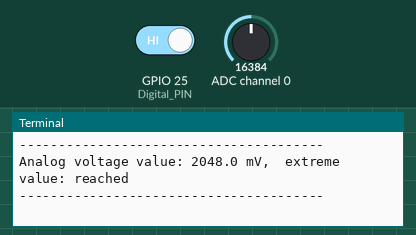
Simulated run of this program. Board: Raspberry Pi (BCM pin numbers). On the bench: the last lines printed to the terminal. The inputs (shaded band) are chosen by the test bench; at power-on: GPIO 25 (Digital_PIN) HIGH, ADC channel 0 = 16384 (analog values on the 0–32767 scale).

Above: at 1.2 s.
1.3 s: GPIO 25 (Digital_PIN) driven LOW
3.5 s: ADC channel 0 set to 22936
At 4.0 s:
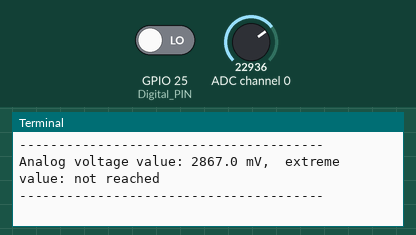
5.0 s: ADC channel 0 set to 28834
At 5.5 s:
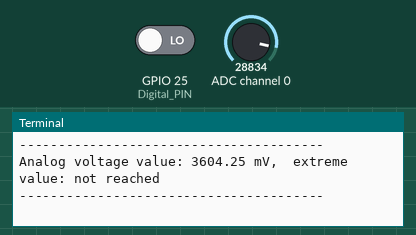
6.5 s: GPIO 25 (Digital_PIN) driven HIGH
Timing chart, 0 to 9.0 s (numbered marks = the images above; inputs shaded):
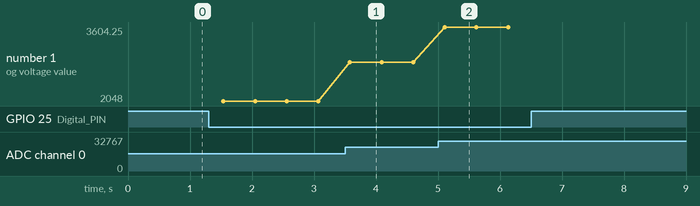

Measured:
- after the input at 3.5 s, the terminal: prints a new line after 0.08 s (image 1)
- after the input at 5.0 s, the terminal: prints a new line after 0.11 s (image 2)
- plotted number 1: 2048 → 2867 after the input at 3.5 s, 2867 → 3604.25 after the input at 5.0 s

The program:

microphone.py
```python
from Adafruit_ADS1x15 import ADS1x15

from time import sleep

import math, signal, sys, os
import RPi.GPIO as GPIO
GPIO.setmode(GPIO.BCM)
GPIO.setwarnings(False)

delayTime = 0.5

ADS1015 = 0x00
ADS1115 = 0x01

gain = 4096
# gain = 2048  # +/- 2.048V
# gain = 1024  # +/- 1.024V
# gain = 512   # +/- 0.512V
# gain = 256   # +/- 0.256V

sps = 64

adc_channel_0 = 0
adc_channel_1 = 1
adc_channel_2 = 2
adc_channel_3 = 3

adc = ADS1x15(ic=ADS1115)

Digital_PIN = 25
GPIO.setup(Digital_PIN, GPIO.IN, pull_up_down = GPIO.PUD_OFF)

try:
        while True:
                analog = adc.readADCSingleEnded(adc_channel_0, gain, sps)

                if GPIO.input(Digital_PIN) == False:
                        print "Analog voltage value:", analog,"mV, ","extreme value: not reached"
                else:
                        print "Analog voltage value:", analog, "mV, ", "extreme value: reached"
                print "---------------------------------------"

                sleep(delayTime)


except KeyboardInterrupt:
        GPIO.cleanup()
```
